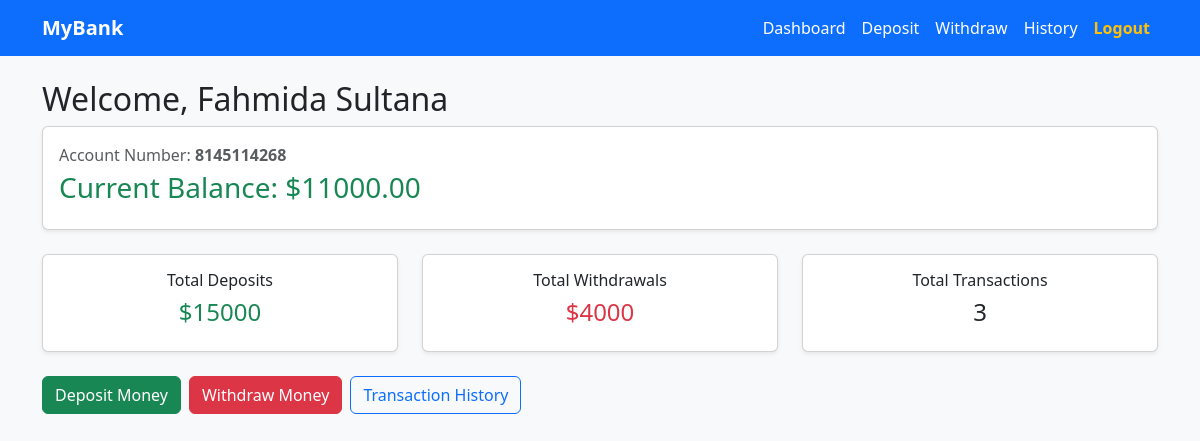
Page / (signed in) on the earlier database version.
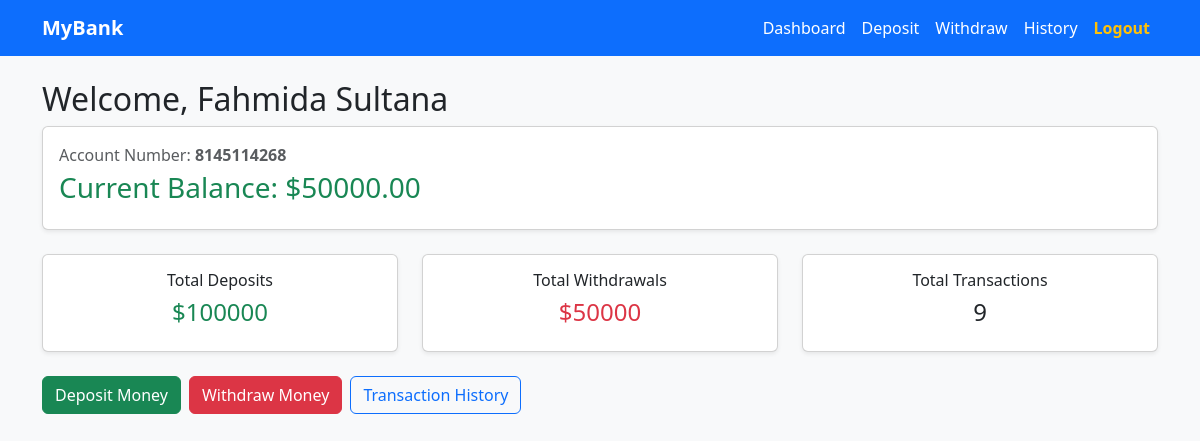
Same page on the later database version.
### accounts/models.py (models this page shows, shortened)
class BankAccount(models.Model):
    user = models.OneToOneField(User, on_delete=models.CASCADE, related_name='account')
    account_holder_name = models.CharField(max_length=100)
    account_number = models.CharField(max_length=12, unique=True)
    balance = models.DecimalField(max_digits=12, decimal_places=2, default=0.00)

### accounts/views.py (the view)
# urls.py: path('', views.dashboard_view, name='dashboard'),
@login_required
def dashboard_view(request):
    try:
        account = request.user.account
    except BankAccount.DoesNotExist:
        account = BankAccount.objects.create(
            user=request.user,
            account_holder_name=request.user.get_full_name() or request.user.username,
            account_number="10000" + str(request.user.id),
            balance=0.0
        )
    transactions = account.transactions.all()
    total_deposits = transactions.filter(transaction_type='DEPOSIT').aggregate(Sum('amount'))['amount__sum'] or 0
    total_withdrawals = transactions.filter(transaction_type='WITHDRAWAL').aggregate(Sum('amount'))['amount__sum'] or 0
    context = {
        'account': account,
        'total_deposits': total_deposits,
        'total_withdrawals': total_withdrawals,
        'total_transactions': transactions.count()
    }
    return render(request, 'accounts/dashboard.html', context)

### accounts/templates/accounts/dashboard.html
{% extends 'accounts/base.html' %}
{% block content %}
<h2>Welcome, {{ account.account_holder_name }}</h2>
<div class="card p-3 mb-4 shadow-sm">
    <p class="text-muted mb-1">Account Number: <strong>{{ account.account_number }}</strong></p>
    <h3 class="text-success">Current Balance: ${{ account.balance }}</h3>
</div>
<div class="row text-center mb-4">
    <div class="col-md-4">
        <div class="card p-3 shadow-sm">
            <h6>Total Deposits</h6>
            <h4 class="text-success">${{ total_deposits }}</h4>
        </div>
    </div>
    <div class="col-md-4">
        <div class="card p-3 shadow-sm">
            <h6>Total Withdrawals</h6>
            <h4 class="text-danger">${{ total_withdrawals }}</h4>
        </div>
    </div>
    <div class="col-md-4">
        <div class="card p-3 shadow-sm">
            <h6>Total Transactions</h6>
            <h4>{{ total_transactions }}</h4>
        </div>
    </div>
</div>
<div class="d-flex gap-2">
    <a href="{% url 'deposit' %}" class="btn btn-success">Deposit Money</a>
    <a href="{% url 'withdraw' %}" class="btn btn-danger">Withdraw Money</a>
    <a href="{% url 'transactions' %}" class="btn btn-outline-primary">Transaction History</a>
</div>
{% endblock %}

Differences in the rows shown:
changed BankAccount "Fahmida Sultana": balance "11000.00" → "50000.00"
Other differences:
{{ total_deposits }}: "15000" → "100000"
{{ total_withdrawals }}: "4000" → "50000"
{{ total_transactions }}: "3" → "9"
